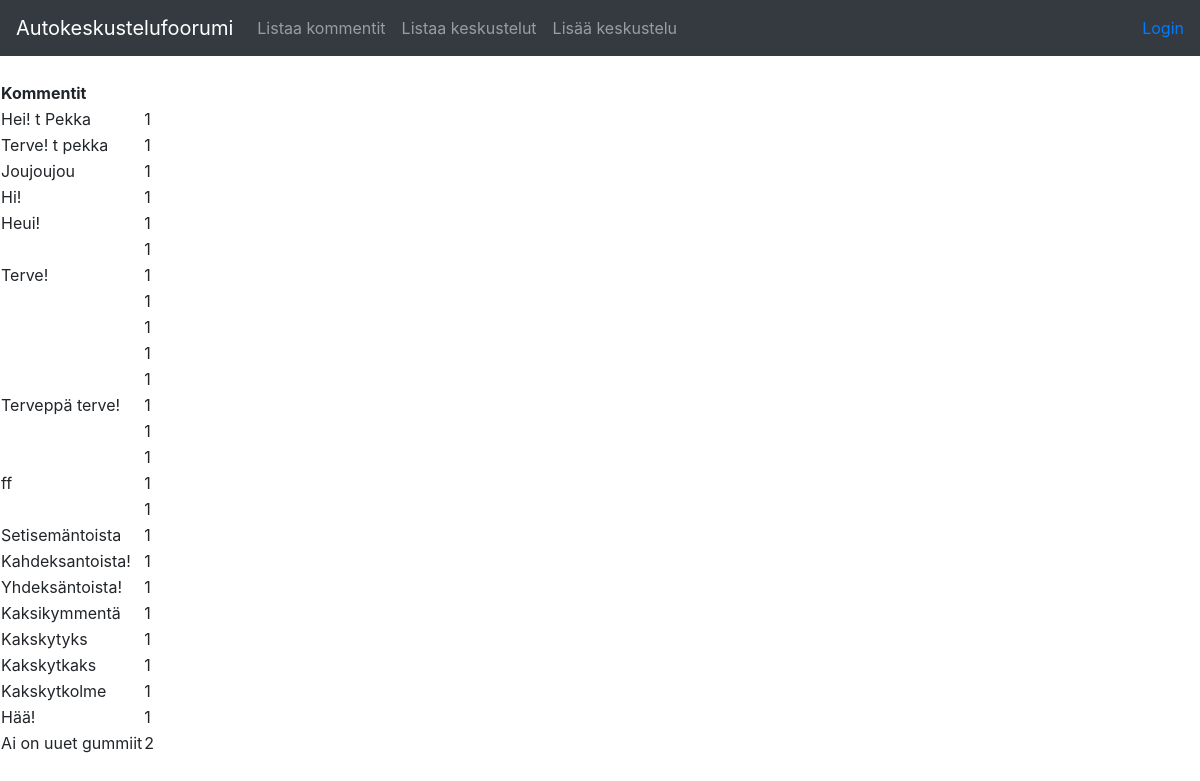
/comments, run on an earlier commit of the app's database.
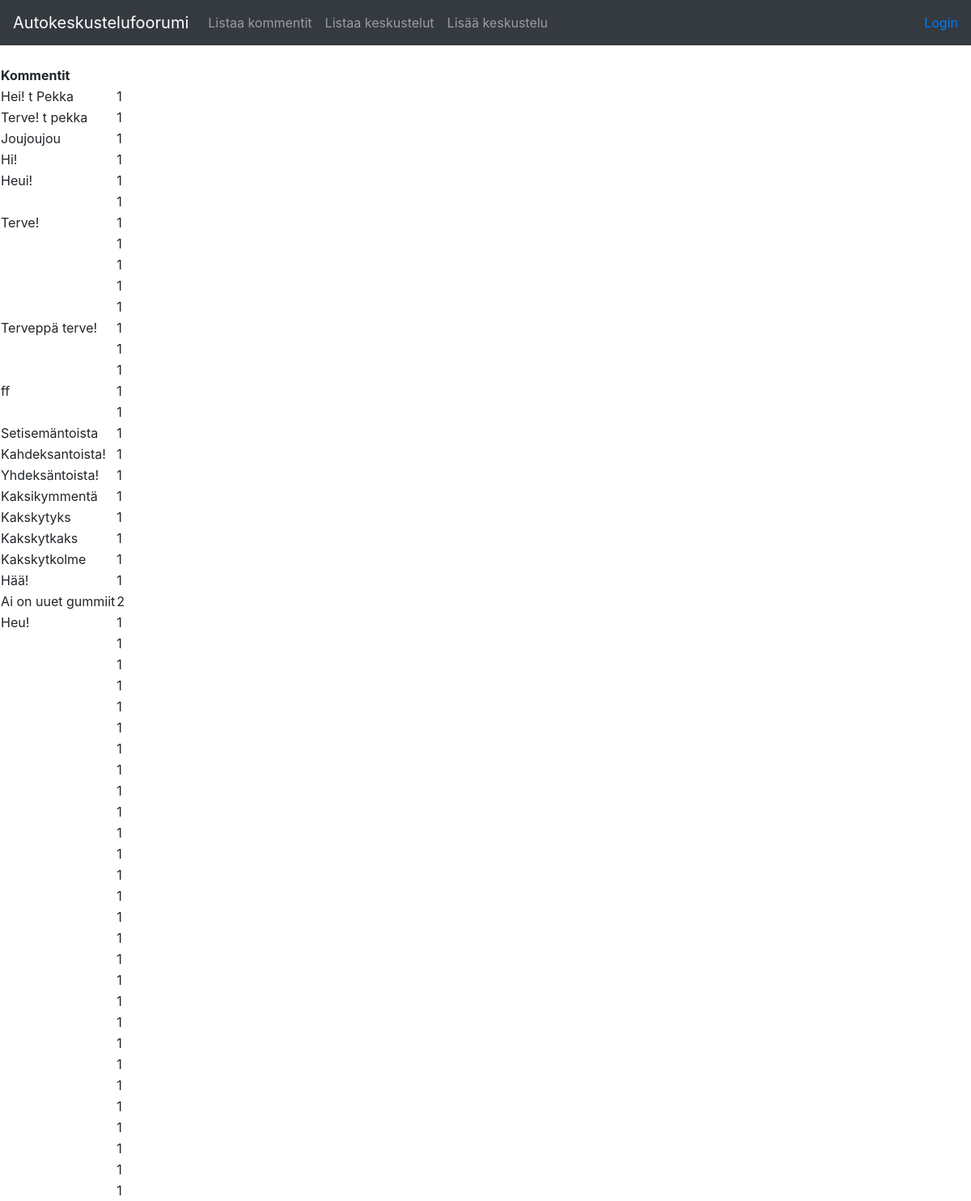
And on a later commit of the database.
### application/comments/models.py (models this page shows, shortened)
class Comment(db.Model):
    id = db.Column(db.Integer, primary_key=True)
    date_created = db.Column(db.DateTime, default=db.func.current_timestamp())
    date_modified = db.Column(db.DateTime, default=db.func.current_timestamp(),
    onupdate=db.func.current_timestamp())
    name = db.Column(db.String(144), nullable=False)
    account_id = db.Column(db.Integer, db.ForeignKey('account.id'),  nullable=False)

### application/comments/views.py (the view)
@app.route("/comments", methods=["GET"])
def comments_index():
    return render_template("comments/list.html", comments = Comment.query.all())

### application/templates/comments/list.html (shortened to what this page needs)
{% extends "layout.html" %}
{% block body %}
  <table>
    <tr>
      <th>Kommentit</th>
      <th></th>
    </tr>
    {% for comment in comments %}
    <tr>
      <td>{{ comment.name }}</td>
      <td>{{ comment.account_id }}</td>
    </tr>
    {% endfor %}
  </table>
{% endblock %}

What changed in the data, as far as the page shows it:
added Comment: name "Heu!", account_id "1"
added Comment: account_id "1"
added Comment: account_id "1"
added Comment: account_id "1"
added Comment: account_id "1"
added Comment: account_id "1"
added Comment: account_id "1"
added Comment: account_id "1"
added Comment: account_id "1"
added Comment: account_id "1"
added Comment: account_id "1"
added Comment: account_id "1"
added Comment: account_id "1"
added Comment: account_id "1"
added Comment: account_id "1"
added Comment: account_id "1"
added Comment: account_id "1"
added Comment: account_id "1"
added Comment: account_id "1"
added Comment: account_id "1"
added Comment: account_id "1"
added Comment: account_id "1"
added Comment: account_id "1"
added Comment: account_id "1"
added Comment: account_id "1"
added Comment: account_id "1"
added Comment: account_id "1"
added Comment: account_id "1"
